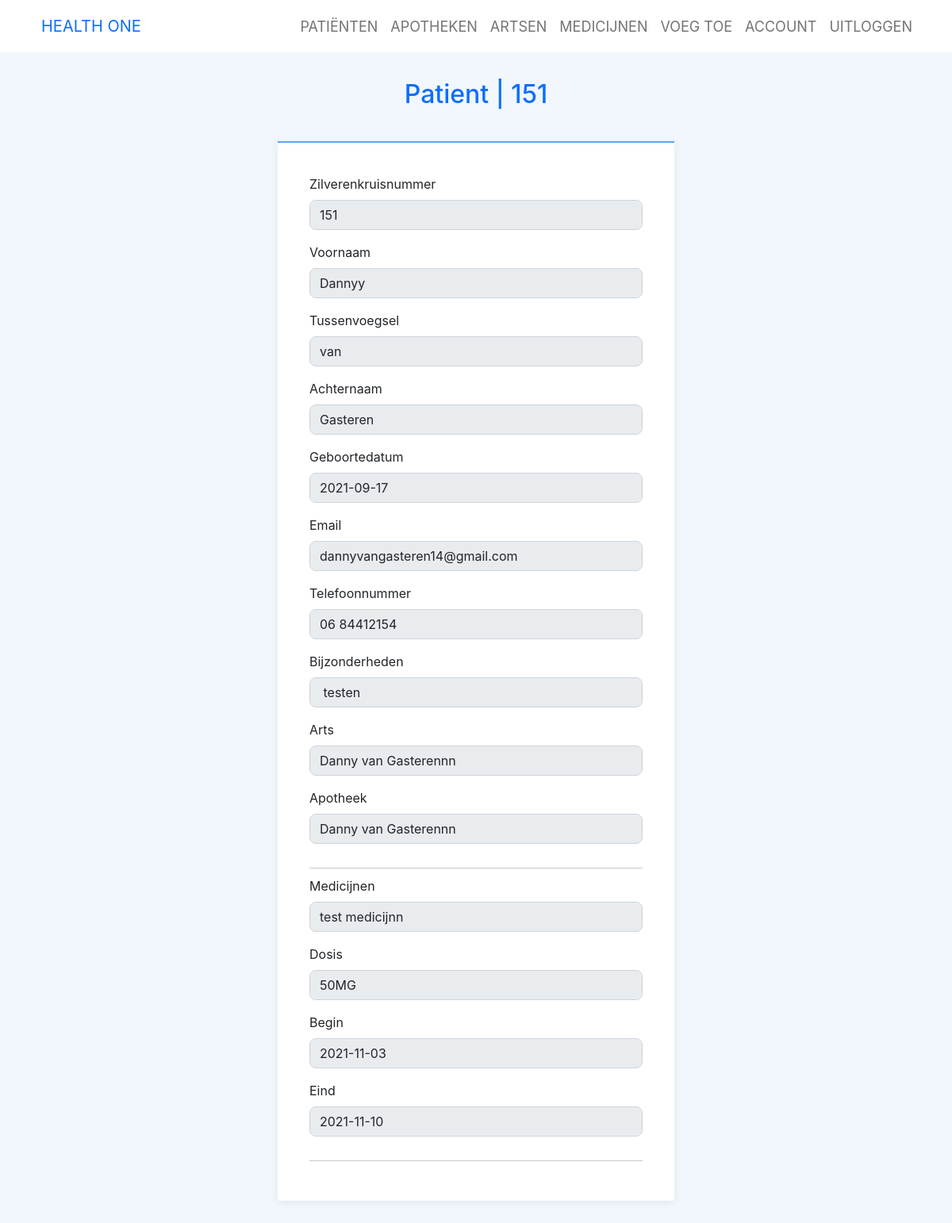
Page /php-code/Patient/patient-view.php?id=6 (signed in) on the committed database.
### tables this page shows
CREATE TABLE `patient` (
  `idPatient` int(11) NOT NULL,
  `Zilverenkruisnummer` varchar(11) NOT NULL,
  `Voornaam` varchar(45) NOT NULL,
  `Tussenvoegsel` varchar(45) DEFAULT NULL,
  `Achternaam` varchar(45) NOT NULL,
  `Geboortedatum` date NOT NULL,
  `Email_Patient` varchar(255) NOT NULL,
  `Telefoonnummer` varchar(255) NOT NULL,
  `Bezonderheden` varchar(255) DEFAULT NULL,
  `Arts_idArts` int(11) NOT NULL,
  `Apotheek_idApotheek` int(11) NOT NULL
);

CREATE TABLE `gebruikers` (
  `idGebruiker` int(11) NOT NULL,
  `Naam_Gebruiker` varchar(45) NOT NULL,
  `Address` varchar(255) NOT NULL,
  `Stad` varchar(255) DEFAULT NULL,
  `Email` varchar(255) NOT NULL,
  `wachtwoord` varchar(255) DEFAULT NULL,
  `Telefoonnummer` varchar(255) NOT NULL,
  `role` int(11) NOT NULL
);

CREATE TABLE `medicijnen` (
  `idMedicijnen` int(11) NOT NULL,
  `Naam_Medicijn` varchar(255) NOT NULL
);

CREATE TABLE `patient_has_medicijnen` (
  `id` int(11) NOT NULL,
  `Patient_idPatient` int(11) NOT NULL,
  `Medicijnen_idMedicijnen` int(11) NOT NULL,
  `Dosis` varchar(45) NOT NULL,
  `Duur` date NOT NULL,
  `Duur_tot` date NOT NULL,
  `afgeleverd` tinyint(1) NOT NULL DEFAULT '0'
);

### php-code/Patient/dropdown-patient.php (called while the page is built, shortened)
<?php
function patientview(){
  $id = $_GET['id'];
  $con = new connection();
      $pdo = $con->make();
  $sql = 'SELECT * FROM patient inner join gebruikers on gebruikers.idGebruiker = patient.Arts_idArts WHERE idPatient = :idp';
  $statement = $pdo->prepare($sql);
  $statement->execute([
    ':idp' => $id
  ]);
  $pat = $statement->fetch(PDO::FETCH_ASSOC);
  return $pat;
}
function patientviewMedi(){
  $id = $_GET['id'];
  $con = new connection();
      $pdo = $con->make();
  $sql = 'SELECT * FROM patient_has_medicijnen inner join medicijnen on patient_has_medicijnen.Medicijnen_idMedicijnen = medicijnen.idMedicijnen WHERE Patient_idPatient = :idp;';
  $statement = $pdo->prepare($sql);
  $statement->execute([
    ':idp' => $id
  ]);
  $patmed = $statement->fetch(PDO::FETCH_ASSOC);
  return $patmed;
}
?>

### php-code/Patient/patient-view.php (the view, shortened to what this page needs)
<!DOCTYPE html>
<html lang="en">
<head>
    <link rel="stylesheet" href="../../assets/bootstrap/css/bootstrap.min.css">
    <link rel="stylesheet" href="../../assets/fonts/ionicons.min.css">
    <link rel="stylesheet" href="../../assets/css/Login-Form-Clean.css">
    <link rel="stylesheet" href="../../assets/css/Login-with-overlay-image.css">
    <link rel="stylesheet" href="../../assets/css/Ludens-Users---25-After-Register.css">
    <link rel="stylesheet" href="../../styles/style.css">
</head>
<body>
<?php
include '../../nav.php';
include 'dropdown-patient.php';
$pattest = patientview();
$pattmed = patientviewMedi();
?>
<section class="clean-block clean-form h-100">
        <div class="container">
            <div class="block-heading" style="padding-top: 0px;">
                <h2 class="text-primary" style="margin-top: 100px;">Patient | <?php echo $pattest['Zilverenkruisnummer'];  ?><br></h2>
            </div>
            <form action="#"  method="post" enctype="multipart/form-data" role="form">
                <div class="form-group mb-3"><label class="form-label">Zilverenkruisnummer</label><input class="form-control" type="text"  readonly placeholder="Zilverenkruisnummer" name="Zilverenkruisnummer" value="<?php echo $pattest['Zilverenkruisnummer'];?>"></div>
                <div class="form-group mb-3"><label class="form-label">Voornaam</label><input class="form-control" type="text"  readonly placeholder="Address" name="Address" value="<?php echo $pattest['Voornaam'];?>"></div>
                <div class="form-group mb-3"><label class="form-label">Tussenvoegsel</label><input class="form-control" type="text"  readonly placeholder="Email" name="Email" value="<?php echo $pattest['Tussenvoegsel'];?>"></div>
                <div class="form-group mb-3"><label class="form-label">Achternaam</label><input class="form-control" type="text" readonly placeholder="Telefoonnummer" name="Telefoonnummer" value="<?php echo $pattest['Achternaam'];?>"></div>
                <div class="form-group mb-3"><label class="form-label">Geboortedatum</label><input class="form-control" type="text" readonly placeholder="Geboortedatum" name="Role" value="<?php echo $pattest['Geboortedatum']; ?>"></div>
                <div class="form-group mb-3"><label class="form-label">Email</label><input class="form-control" type="text" readonly placeholder="Email" name="Email" value="<?php echo $pattest['Email_Patient']; ?>"></div>
                <div class="form-group mb-3"><label class="form-label">Telefoonnummer</label><input class="form-control" type="text" readonly placeholder="Telefoonnummer" name="Telefoonnummer" value="<?php echo $pattest['Telefoonnummer']; ?>"></div>
                <div class="form-group mb-3"><label class="form-label">Bijzonderheden</label><input class="form-control" type="text" readonly placeholder="Bijzonderheden" name="Bijzonderheden" value="<?php echo $pattest['Bezonderheden']; ?>"></div>
                <div class="form-group mb-3"><label class="form-label">Arts</label><input class="form-control" type="text" readonly placeholder="Arts" name="Arts" value="<?php echo $pattest['Naam_Gebruiker']; ?>"></div>
                <div class="form-group mb-3"><label class="form-label">Apotheek</label><input class="form-control" type="text" readonly placeholder="Apotheek" name="Apotheek" value="<?php echo $pattest['Naam_Gebruiker']; ?>"></div>
                <hr style="margin-top: 30px;margin-bottom: 10px;">
                <div class="form-group mb-3"><label class="form-label">Medicijnen</label><input class="form-control" type="text" readonly placeholder="Medicijn" name="Apotheek" value="<?php echo $pattmed['Naam_Medicijn']; ?>"></div>
                <div class="form-group mb-3"><label class="form-label">Dosis</label><input class="form-control" type="text" readonly placeholder="Dosis" name="Apotheek" value="<?php echo $pattmed['Dosis']; ?>"></div>
                <div class="form-group mb-3"><label class="form-label">Begin</label><input class="form-control" type="text" readonly placeholder="Begin" name="Apotheek" value="<?php echo $pattmed['Duur']; ?>"></div>
                <div class="form-group mb-3"><label class="form-label">Eind</label><input class="form-control" type="text" readonly placeholder="Eind" name="Apotheek" value="<?php echo $pattmed['Duur_tot']; ?>"></div>
                <hr style="margin-top: 30px;margin-bottom: 10px;">
            </form>
        </div>
    </section>
</body>
</html>

### assets/css/Ludens-Users---25-After-Register.css (style rules this page uses)
input[type="text"], input[type="email"], input[type="tel"], textarea { border-radius: 0 !important; }
input[type="text"], input[type="email"], input[type="tel"], textarea { border-radius: 8px !important; }
*, *:before, *:after { -webkit-box-sizing: border-box; -moz-box-sizing: border-box; box-sizing: border-box; }
.clean-block { padding-bottom: 50px; }
@media (min-width:576px) { .clean-block { padding-bottom: 100px; } }
@media (min-width:576px) { .clean-block .block-heading { padding-top: 80px; } }
.clean-block.clean-form form { border-top: 2px solid #5ea4f3; background-color: #fff; max-width: 500px; margin: auto; padding: 40px; box-shadow: 0 2px 10px rgba(0,0,0,.075); }
.clean-block .block-heading { padding-top: 50px; margin-bottom: 40px; text-align: center; }

### styles/style.css (style rules this page uses)
body { margin: 0; background-color: #f1f7fc; font-family: -apple-system, BlinkMacSystemFont, 'Segoe UI', Roboto, Oxygen, Ubuntu, Cantarell, 'Open Sans', 'Helvetica Neue', sans-serif; }

### rows in the picture
patient: Zilverenkruisnummer "151", Address "Dannyy", Email "van", Telefoonnummer "Gasteren", Role "2021-09-17", Email "dannyvangasteren14@gmail.com", Telefoonnummer "06 84412154", Bijzonderheden "testen", Arts "Danny van Gasterennn", Apotheek "Danny van Gasterennn"
medicijnen: Apotheek "test medicijnn"
patient_has_medicijnen: Apotheek "50MG", Apotheek "2021-11-03", Apotheek "2021-11-10"
